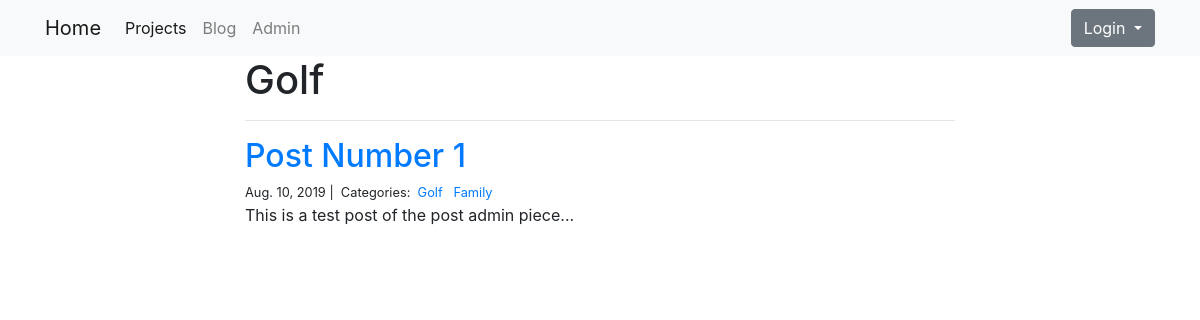
The page /blog/Golf/ on the database its author committed.
### blog/models.py (models this page shows)
class Category(models.Model):
  name = models.CharField(max_length=20)

class Post(models.Model):
  title = models.CharField(max_length=255)
  body = models.TextField()
  created_on = models.DateTimeField(auto_now_add=True)
  last_modified = models.DateTimeField(auto_now=True)
  categories = models.ManyToManyField('Category', related_name='posts')

### blog/views.py (the view)
# urls.py: path("<category>/", views.blog_category, name="blog_category"),
def blog_category(request, category):
  posts = Post.objects.filter (
    categories__name__contains=category
  ).order_by('-created_on')
  context = {
    "category": category,
    "posts": posts
  }
  return render(request, "blog_category.html", context)

### blog/templates/blog_category.html
{% extends "base.html" %}
{% block page_content %}
<div class="col-md-8 offset-md-2">
    <h1>{{ category | title }}</h1>
    <hr>
    {% for post in posts %}
        <h2><a href="{% url 'blog_detail' post.pk%}">{{ post.title }}</a></h2>
        <small>
            {{ post.created_on.date }} |&nbsp;
            Categories:&nbsp;
            {% for category in post.categories.all %}
            <a href="{% url 'blog_category' category.name %}">
                {{ category.name }}
            </a>&nbsp;
            {% endfor %}
        </small>
        <p>{{ post.body | slice:":400" }}...</p>
    {% endfor %}
</div>
{% endblock %}

### rows shown on the page
Category: name "Golf"
Post: title "Post Number 1", created_on "Aug. 10, 2019", body "This is a test post of the post admin piece"
Category: name "Family"
